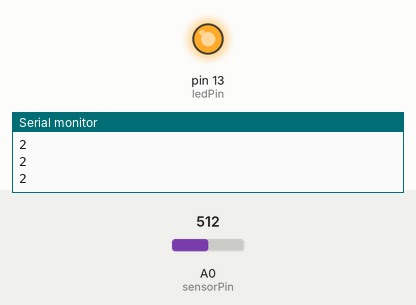
A sketch run on a simulated Arduino Uno, built with avr-gcc and run on an emulated ATmega328P. Parts: output pins drawn as LEDs (lit = HIGH), the last lines printed to the serial monitor. Inputs (shaded band) come from the test bench; at power-on: A0 (sensorPin) = 512.

Above: at 1.2 s.
1.3 s: A0 (sensorPin) set to 107
4.3 s: A0 (sensorPin) set to 94
At 5.6 s:
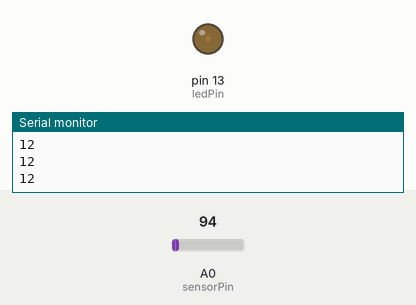
6.0 s: A0 (sensorPin) set to 306
At 6.4 s:
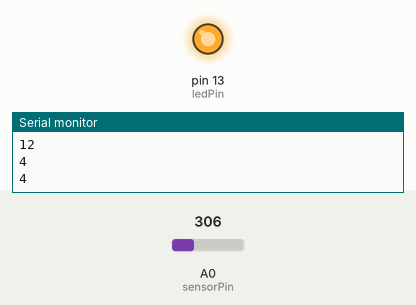
9.0 s: A0 (sensorPin) set to 0
At 10.1 s:
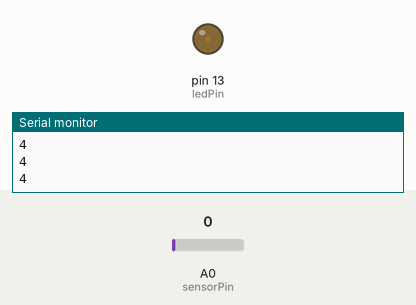
Timing chart, 0 to 11.5 s (numbered marks = the images above; inputs shaded):
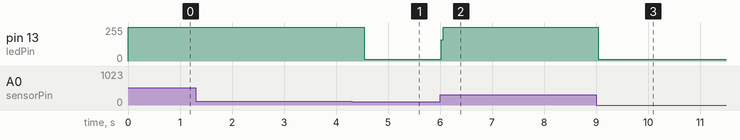

The sketch:

OneWireKeyPad.ino
```cpp
int sensorPin = A0;   // select the input pin for the potentiometer
int ledPin = 13;      // select the pin for the LED
int sensorValue = 0;  // variable to store the value coming from the sensor
byte keyvalue;

void setup()
{
 pinMode(ledPin, OUTPUT);   // declare the ledPin as an OUTPUT:
 Serial.begin(9600);
 Serial.println("Started. Press a key");
}

void loop()
{
 sensorValue = analogRead(sensorPin); // read the value from the sensor:
 digitalWrite(ledPin, HIGH);          // turn the ledPin on
 switch(sensorValue)
  {
    case   0 ... 100:  keyvalue = 13; break;   // noise
    case 101 ... 132:  keyvalue = 12; break;   // *
    case 133 ... 154:  keyvalue =  0; break;   // 0
    case 155 ... 216:  keyvalue = 11; break;   // #
    case 217 ... 281:  keyvalue =  7; break;   // 7
    case 282 ... 318:  keyvalue =  4; break;   // 4
    case 319 ... 349:  keyvalue =  1; break;   // 1
    case 350 ... 390:  keyvalue =  8; break;   // 8
    case 391 ... 463:  keyvalue =  5; break;   // 5
    case 464 ... 519:  keyvalue =  2; break;   // 2
    case 520 ... 619:  keyvalue =  9; break;   // 9
    case 620 ... 848:  keyvalue =  6; break;   // 6
    case 849 ... 1023: keyvalue =  3; break;   // 3
  }
 if(keyvalue<13) { Serial.println(keyvalue); delay(300); }
 digitalWrite(ledPin, LOW);   // turn the ledPin off:
}
```

Measured:
- the behaviour switches between 101 and 100 on A0 (sensorPin) (found by bisection; images 0 and 1)
- after the input at 4.3 s, pin 13 (ledPin): 255/255 → 12/255 after 0.24 s
- after the input at 6.0 s, pin 13 (ledPin): 12/255 → 255/255 at once
- after the input at 9.0 s, pin 13 (ledPin): 255/255 → 12/255 at once
